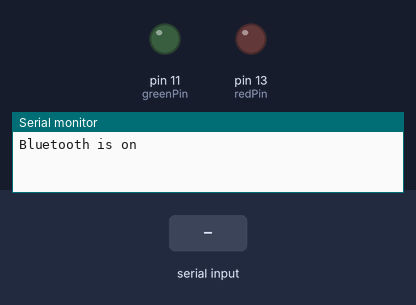
This sketch was run on a simulated Arduino Uno, built with avr-gcc and run on an emulated ATmega328P. Shown: output pins drawn as LEDs (lit = HIGH), the last lines printed to the serial monitor. The inputs (shaded band) are chosen by the test bench.

Above: at 1.2 s.
1.3 s: "1" received over Serial
At 1.7 s:
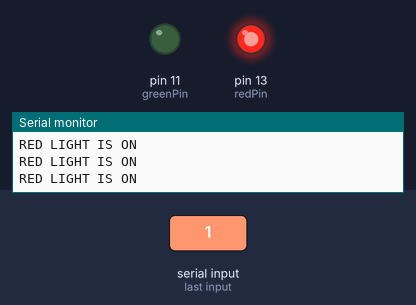
2.8 s: "3" received over Serial
At 3.1 s:
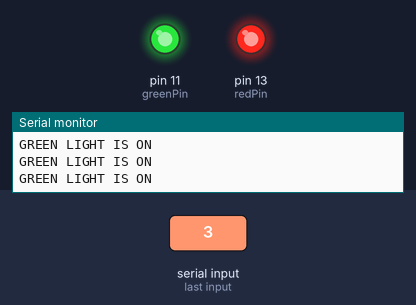
4.3 s: "0" received over Serial
At 5.6 s:
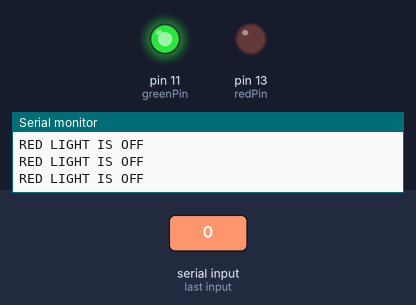
Timing chart, 0 to 7.3 s (numbered marks = the images above; inputs shaded):
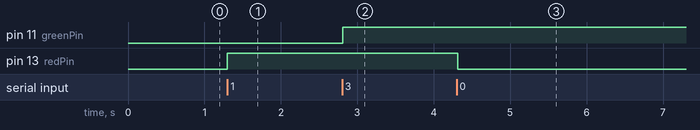

The sketch:

led_control.ino
```cpp
int redPin = 13;
int greenPin = 11;

int cmd = -1;

void setup() {
  pinMode(redPin, OUTPUT);
  digitalWrite(redPin, LOW);

  pinMode(greenPin, OUTPUT);
  digitalWrite(greenPin, LOW);

  Serial.begin(9600);
  Serial.print("Bluetooth is on");

  /* DEBUG LED
        digitalWrite(redPin, HIGH);
        digitalWrite(greenPin, HIGH);
  */

}

void loop() {
  if (Serial.available() > 0) {
    cmd = Serial.read();
  }

  switch (cmd) {
  case '0':
    digitalWrite(redPin, LOW);
    Serial.print("RED LIGHT IS OFF \n");
    break;
  case '1':
    digitalWrite(redPin, HIGH);
    Serial.print("RED LIGHT IS ON \n");
    break;
  case '2':
    digitalWrite(greenPin, LOW);
    Serial.print("GREEN LIGHT IS ON \n");
    break;
  case '3':
    digitalWrite(greenPin, HIGH);
    Serial.print("GREEN LIGHT IS ON \n");
    break;

  }

  Serial.flush();
}
```

Measured:
- after the input at 1.3 s, pin 13 (redPin): LOW → HIGH at once
- after the input at 2.8 s, pin 11 (greenPin): LOW → HIGH at once
- after the input at 4.3 s, pin 13 (redPin): HIGH → LOW at once
